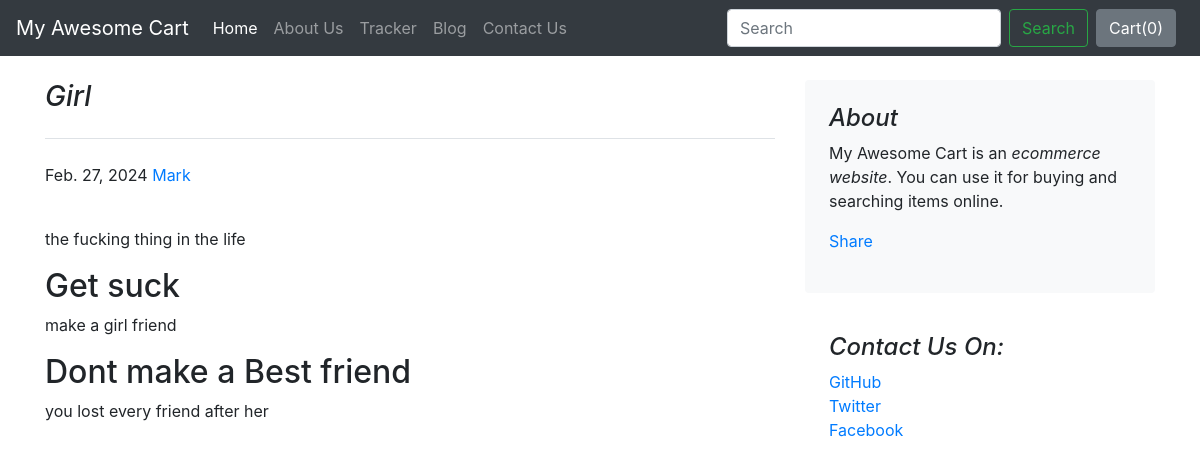
The app's page /blog/blogpost/3 with its own data.
### blog/models.py (models this page shows)
class Blogpost(models.Model):
    post_id = models.AutoField(primary_key= True)
    title = models.CharField(max_length=50)
    head0 = models.CharField(max_length=500, default="")
    chead0 = models.CharField(max_length=5000, default="")
    head1 = models.CharField(max_length=500, default="")
    chead1 = models.CharField(max_length=5000, default="")
    head2 = models.CharField(max_length=5000, default="")
    chead2 = models.CharField(max_length=500, default="")
    pub_date = models.DateField()
    thumbnail = models.ImageField(upload_to='shop/images', default="")
    def __str__(self):
        return self.title

### blog/views.py (the view)
# urls.py: path('blogpost/<int:id>', views.blogpost,name="blogPost"),
def blogpost(request,id):
    post = Blogpost.objects.filter(post_id = id)[0]
    print(post)
    return render(request,"blog/blogpost.html",
                  {'post':post})

### blog/templates/blog/blogpost.html (shortened to what this page needs)
{%extends 'blog/basic.html'%}
{%block body%}
<div class="container">
    <div class="row mt-4">
        <div class="col-md-8 blog-main">
            <h3 class="pb-4 mb-4 font-italic border-bottom">
                {{post.title}}
            </h3>
            <div class="blog-post">
                <p class="blog-post-meta">{{post.pub_date}}<a href="#"> Mark </a></p>
                <br>
                <p>{{post.chead0}}</p>
                <h2>{{post.head1}}</h2>
                <p> {{post.chead1}}</p>
                <h2>{{post.head2}}</h2>
                <p>{{post.chead2}}</p>
            </div>
        </div>
        <aside class="col-md-4 blog-sidebar">
            <div class="p-4 mb-3 bg-light rounded">
                <h4 class="font-italic">About</h4>
                <p class="mb-0">My Awesome Cart is an <em>ecommerce website</em>. You can use it for buying and searching items online. </p>
<div class="my-3 fb-share-button" data-href="http://127.0.0.1:8000/blog/blogpost/{{post.post_id}}" data-layout="" data-size=""><a target="_blank" href="https://www.facebook.com/sharer/sharer.php?u=http%3A%2F%2F127.0.0.1%3A8000%2Fblog%2Fblogpost%2F2%23&amp;src=sdkpreparse" class="fb-xfbml-parse-ignore">Share</a></div>            </div>
            <div class="p-4">
                <h4 class="font-italic">Contact Us On: </h4>
                <ol class="list-unstyled">
                    <li><a href="#">GitHub</a></li>
                    <li><a href="#">Twitter</a></li>
                    <li><a href="#">Facebook</a></li>
                </ol>
            </div>
        </aside>
    </div>
</div>
{%endblock%}

### records on screen
Blogpost: title "Girl", pub_date "Feb. 27, 2024", chead0 "the fucking thing in the life", head1 "Get suck", chead1 "make a girl friend", head2 "Dont make a Best friend", chead2 "you lost every friend after her"
